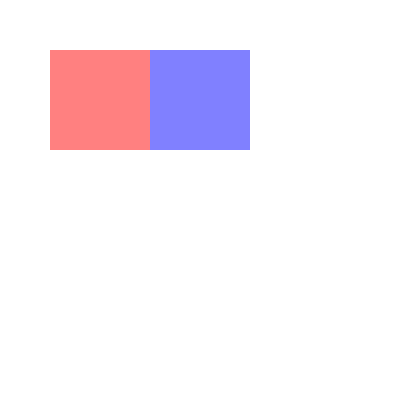
Frame 1 (no input)
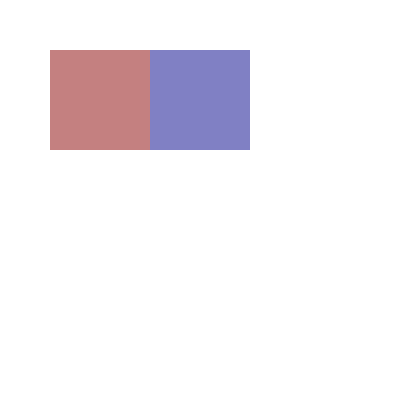
Frame 60 (the mouse pressed at the canvas centre just before this capture)
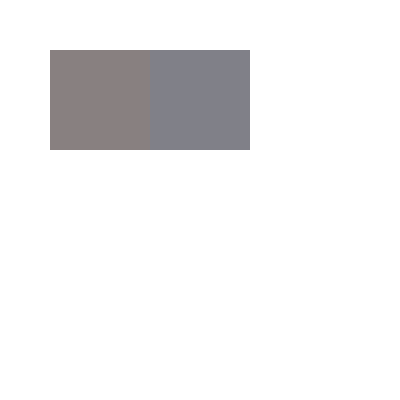
Frame 120 (the mouse held since frame 60 and released just before this capture)

The Processing sketch that drew these frames (run headless with seeded random() and noise(); from frame 60 on, the mouse is pressed at the canvas centre):

// Processing sketch: contato
// ── contato.pde
int t;

void setup() 
{
   size(400,400);
   background(255,255,255);
   t=0;
}

void draw() 
{
    
  noStroke();
  fill(255-t,128,128);
  rect(50,50,100,100);
  fill(128,128,255-t);
  rect(150,50,100,100);
  t++;
  if (t>128) {
    t=0;
    noLoop();
  }  
  delay(30);  
}
